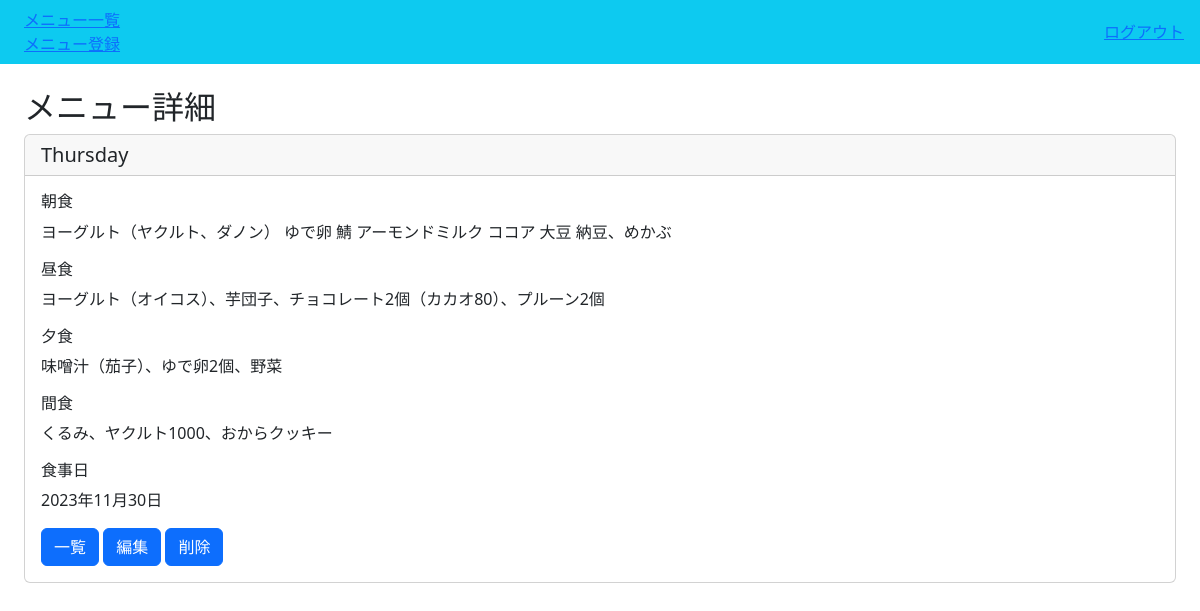
Screenshot of /kondate/6/detail/ (signed in) with the database file from the repository.
### kondate/models.py (models this page shows, shortened)
class Kondate(models.Model):
    category = models.CharField(
        max_length=30,
        choices = CATEGORY
    )
    breakfast = models.TextField("朝食", blank=True)
    lunch = models.TextField("昼食", blank=True)
    dinner = models.TextField("夕食", blank=True)
    snacking = models.TextField("間食", blank=True)
    eatday = models.DateField("食事日",default=timezone.now)
    created = models.DateTimeField("記録日時",default=timezone.now)
    user = models.ForeignKey('auth.User', on_delete=models.CASCADE)
    class Meta:
        ordering = ["eatday"]

### kondate/views.py (the view)
# urls.py: path('kondate/<int:pk>/detail/', views.DetailKondateList.as_view(), name='detail-kondate'),
class DetailKondateList(LoginRequiredMixin, DetailView):
    model = Kondate
    template_name = 'kondate/kondate_detail.html'

### kondate/templates/kondate/kondate_detail.html (shortened to what this page needs)
{% extends 'base.html' %}
{% block h2 %}メニュー詳細{% endblock %}
{% block content %}
    <div class="card">
        <h5 class="card-header">{{ object.category }}</h5>
        <div class="card-body">
            <h6 class="card-title">朝食</h6>
            <p class="card-text">{{ object.breakfast }}</p>
            <h6 class="card-title">昼食</h6>
            <p class="card-text">{{ object.lunch }}</p>
            <h6 class="card-title">夕食</h6>
            <p class="card-text">{{ object.dinner }}</p>
            <h6 class="card-title">間食</h6>
            <p class="card-text">{{ object.snacking }}</p>
            <h6 class="card-title">食事日</h6>
            <p class="card-text">{{ object.eatday }}</p>
            <a href="{% url 'list-kondate' %}" class="btn btn-primary">一覧</a>
            <a href="{% url 'update-kondate' object.pk %}" class="btn btn-primary">編集</a>
            <a href="{% url 'delete-kondate' object.pk %}" class="btn btn-primary">削除</a>
        </div>
    </div>
{% endblock content %}

### rows the page displays
Kondate: category "Thursday", breakfast "ヨーグルト（ヤクルト、ダノン） ゆで卵 鯖 アーモンドミルク ココア 大豆 納豆、めかぶ", lunch "ヨーグルト（オイコス）、芋団子、チョコレート2個（カカオ80）、プルーン2個", dinner "味噌汁（茄子）、ゆで卵2個、野菜", snacking "くるみ、ヤクルト1000、おからクッキー", eatday "2023年11月30日"
